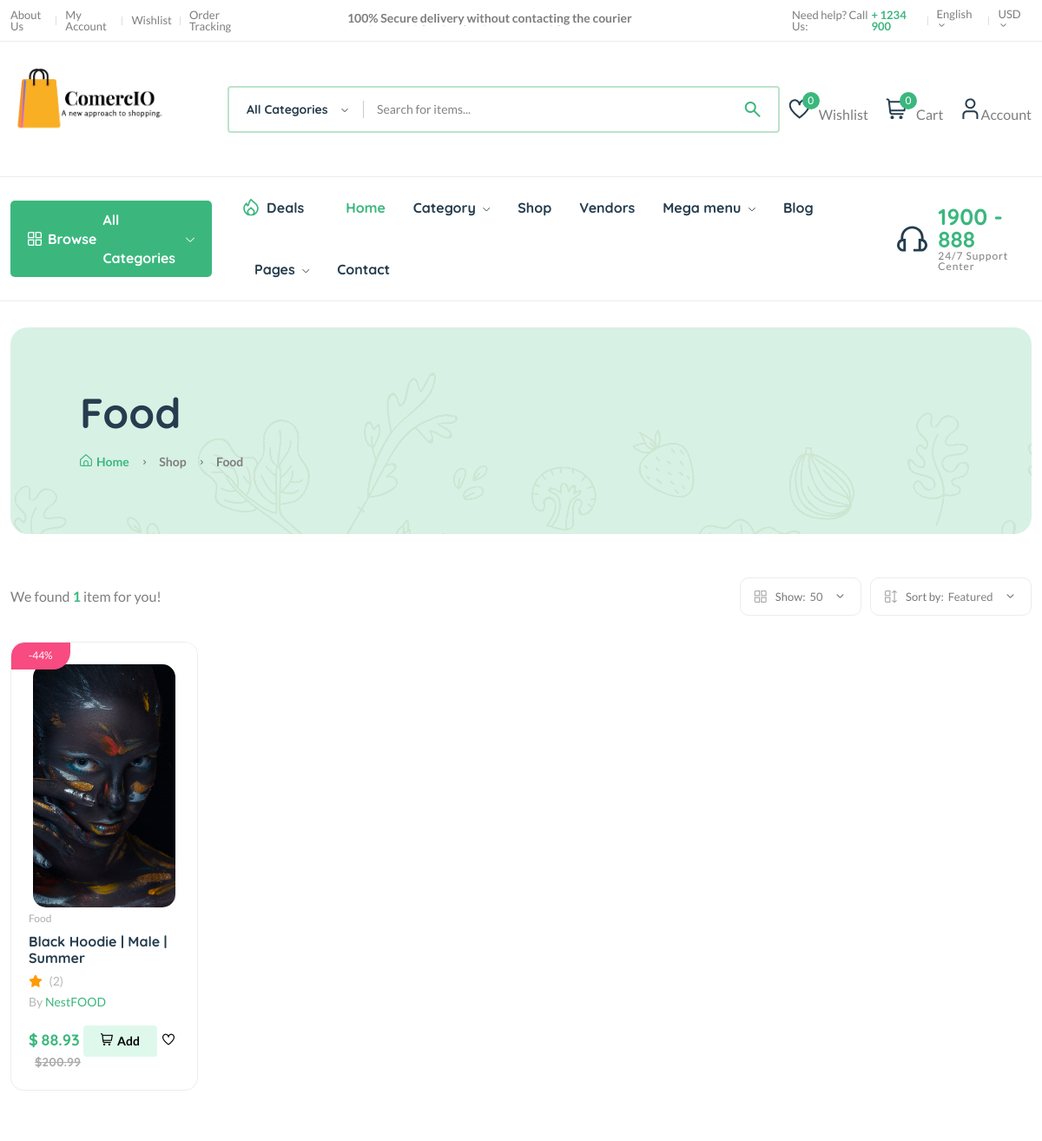
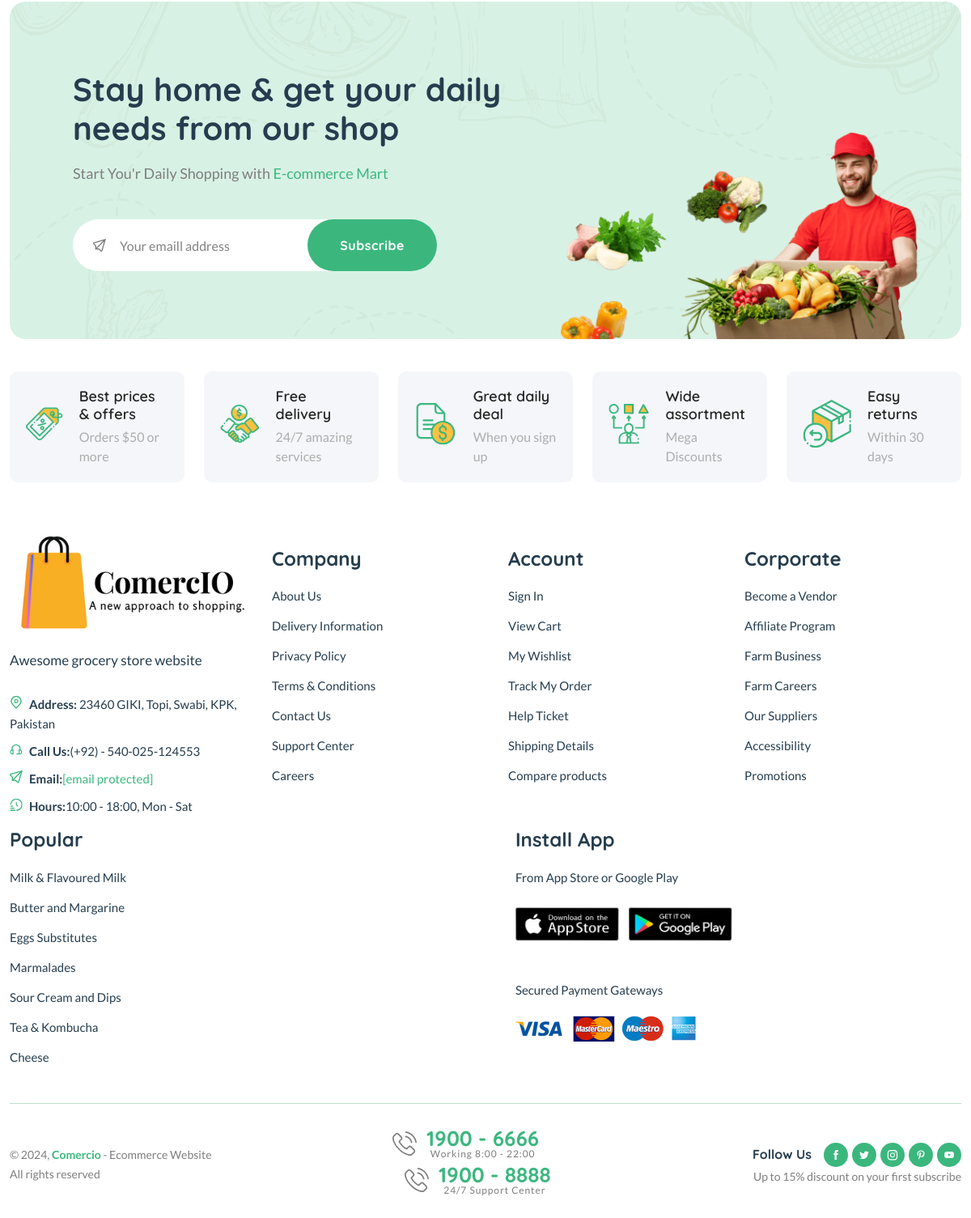
/category/catgcgc54d2ad/, run on the app's committed database (2 pictures, top to bottom).
### core/models.py (models this page shows, shortened)
class Category(models.Model):
    cid = ShortUUIDField(unique=True, length=10, max_length=20,
                         prefix="cat", alphabet="abcdefgh12345")
    title = models.CharField(max_length=100, default="Food")
    image = models.ImageField(upload_to="category", default="category.jpg")
    class Meta:
        verbose_name_plural = "Categories"

class Product(models.Model):
    pid = ShortUUIDField(unique=True, length=10,
                         max_length=20, alphabet="abcdefgh12345")
    user = models.ForeignKey(User, on_delete=models.SET_NULL, null=True)
    category = models.ForeignKey(
        Category, on_delete=models.SET_NULL, null=True, related_name="category")
    vendor = models.ForeignKey(
        Vendor, on_delete=models.SET_NULL, null=True, related_name="product")
    title = models.CharField(max_length=100, default="Fresh Pear")
    image = models.ImageField(
        upload_to=user_directory_path, default="product.jpg")
    description = CKEditor5Field(config_name='extends', null=True, blank=True)
    price = models.DecimalField(
        max_digits=12, decimal_places=2, default="0.00")
    old_price = models.DecimalField(
        max_digits=12, decimal_places=2, default="2.99")
    specifications = CKEditor5Field(config_name='extends', null=True, blank=True)
    type = models.CharField(
        max_length=100, default="Organic", null=True, blank=True)
    stock_count = models.CharField(
        max_length=100, default="10", null=True, blank=True)
    life = models.CharField(
        max_length=100, default="100 Days", null=True, blank=True)
    mfd = models.DateTimeField(auto_now_add=False, null=True, blank=True)
    tags = TaggableManager(blank=True)
    product_status = models.CharField(
        choices=STATUS, max_length=10, default="in_review")
    status = models.BooleanField(default=True)
    in_stock = models.BooleanField(default=True)
    featured = models.BooleanField(default=False)
    digital = models.BooleanField(default=False)
    sku = ShortUUIDField(unique=True, length=4, max_length=10,
                         prefix="sku", alphabet="1234567890")
    date = models.DateTimeField(auto_now_add=True)
    updated = models.DateTimeField(null=True, blank=True)
    class Meta:
        verbose_name_plural = "Products"
    def get_precentage(self):
        new_price = (self.price / self.old_price) * 100
        return new_price

class Vendor(models.Model):
    vid = ShortUUIDField(unique=True, length=10, max_length=20,
                         prefix="ven", alphabet="abcdefgh12345")
    title = models.CharField(max_length=100, default="Nestify")
    image = models.ImageField(
        upload_to=user_directory_path, default="vendor.jpg")
    cover_image = models.ImageField(
        upload_to=user_directory_path, default="vendor.jpg")
    description = CKEditor5Field(config_name='extends', null=True, blank=True)
    address = models.CharField(max_length=100, default="123 Main Street.")
    contact = models.CharField(max_length=100, default="+123 (456) 789")
    chat_resp_time = models.CharField(max_length=100, default="100")
    shipping_on_time = models.CharField(max_length=100, default="100")
    authentic_rating = models.CharField(max_length=100, default="100")
    days_return = models.CharField(max_length=100, default="100")
    warranty_period = models.CharField(max_length=100, default="100")
    user = models.ForeignKey(User, on_delete=models.SET_NULL, null=True)
    date = models.DateTimeField(auto_now_add=True, null=True, blank=True)
    class Meta:
        verbose_name_plural = "Vendors"

### core/views.py (the view)
# urls.py: path("category/<cid>/", category_product_list__view, name="category-product-list"),
def category_product_list__view(request, cid):
    category = Category.objects.get(cid=cid) # food, Cosmetics
    products = Product.objects.filter(product_status="published", category=category)
    context = {
        "category":category,
        "products":products,
    }
    return render(request, "core/category-product-list.html", context)

### templates/core/category-product-list.html (shortened to what this page needs)
{% extends 'partials/base.html' %}
{% load static %}
{% block content %}
    <main class="main">
        <div class="page-header mt-30 mb-50">
            <div class="container">
                <div class="archive-header">
                    <div class="row align-items-center">
                        <div class="col-xl-3">
                            <h1 class="mb-15">{{category.title}}</h1>
                            <div class="breadcrumb">
                                <a href="index.html" rel="nofollow"><i class="fi-rs-home mr-5"></i>Home</a>
                                <span></span> Shop <span></span> {{category.title}}
                            </div>
                        </div>
                    </div>
                </div>
            </div>
        </div>
        <div class="container mb-30">
            <div class="row">
                <div class="col-12">
                    <div class="shop-product-fillter">
                        <div class="totall-product">
                            <p>We found <strong class="text-brand">{{products.count}}</strong> item{{products.count|pluralize}} for you!</p>
                        </div>
                        <div class="sort-by-product-area">
                            <div class="sort-by-cover mr-10">
                                <div class="sort-by-product-wrap">
                                    <div class="sort-by">
                                        <span><i class="fi-rs-apps"></i>Show:</span>
                                    </div>
                                    <div class="sort-by-dropdown-wrap">
                                        <span> 50 <i class="fi-rs-angle-small-down"></i></span>
                                    </div>
                                </div>
                            </div>
                            <div class="sort-by-cover">
                                <div class="sort-by-product-wrap">
                                    <div class="sort-by">
                                        <span><i class="fi-rs-apps-sort"></i>Sort by:</span>
                                    </div>
                                    <div class="sort-by-dropdown-wrap">
                                        <span> Featured <i class="fi-rs-angle-small-down"></i></span>
                                    </div>
                                </div>
                            </div>
                        </div>
                    </div>
                    <div class="row product-grid">
                        {% for p in products %}
                        <div class="col-lg-1-5 col-md-4 col-12 col-sm-6">
                            <div class="product-cart-wrap mb-30">
                                <div class="product-img-action-wrap">
                                    <div class="product-img product-img-zoom">
                                        <a href="{% url 'core:product-detail' p.pid %}">
                                            <img class="default-img" src="{{ p.image.url }}" alt="" style="height: 280px; width: 280px; object-fit: cover;"   />
                                        </a>
                                    </div>
                                    <div class="product-badges product-badges-position product-badges-mrg">
                                        <span class="hot">-{{p.get_precentage|floatformat:0}}%</span>
                                    </div>
                                </div>
                                <div class="product-content-wrap">
                                    <div class="product-category">
                                        <a href="{% url 'core:product-detail' p.pid %}">{{ p.category.title }}</a>
                                    </div>
                                    <h2><a href="shop-product-right.html">{{ p.title }}</a></h2>
                                    <div class="product-rate-cover">
                                        <i class="fas fa-star text-warning"></i>
                                        <span class="font-small ml-5 text-muted"> ({{ p.reviews.all.count }})</span>
                                    </div>
                                    <div>
                                        <span class="font-small text-muted">By <a href="{% url 'core:vendor-detail' p.vendor.vid %}">{{p.vendor.title}}</a></span>
                                    </div>
                                    <div class="product-card-bottom">
                                        <div class="product-price">
                                            <span>$</span> <span class="current-product-price-{{ p.id }}">{{p.price}}</span>
                                            <span class="old-price">${{p.old_price}}</span>
                                        </div>
                                        <div class="add-cart">
                                            <div class="d-flex">
                                                <button class="add add-to-cart-btn" data-index="{{ p.id }}" style="border: none;" id="add-to-cart-btn"><i class="fi-rs-shopping-cart mr-5"></i>Add</button>
                                                <button style="border: none; background: none;" class="add-to-wishlist" data-product-item="{{p.id}}"><i class="fi-rs-heart" style="fill: aqua;"></i></button>
                                            </div>
                                        </div>
                                    </div>
                                </div>
                            </div>
                        </div>
                        {% endfor %}
                    </div>
                </div>
            </div>
        </div>
    </main>
{% endblock content %}

### data on the page
Category: title "Food"
Product: image (picture), get_precentage "44", category "Food", title "Black Hoodie | Male | Summer", reviews.all.count "2", vendor "NestFOOD", price "88.93", old_price "200.99"

### other printed values
{{ request.session.cart_data_obj|length }} "0"
{{ products.count }} "1"
